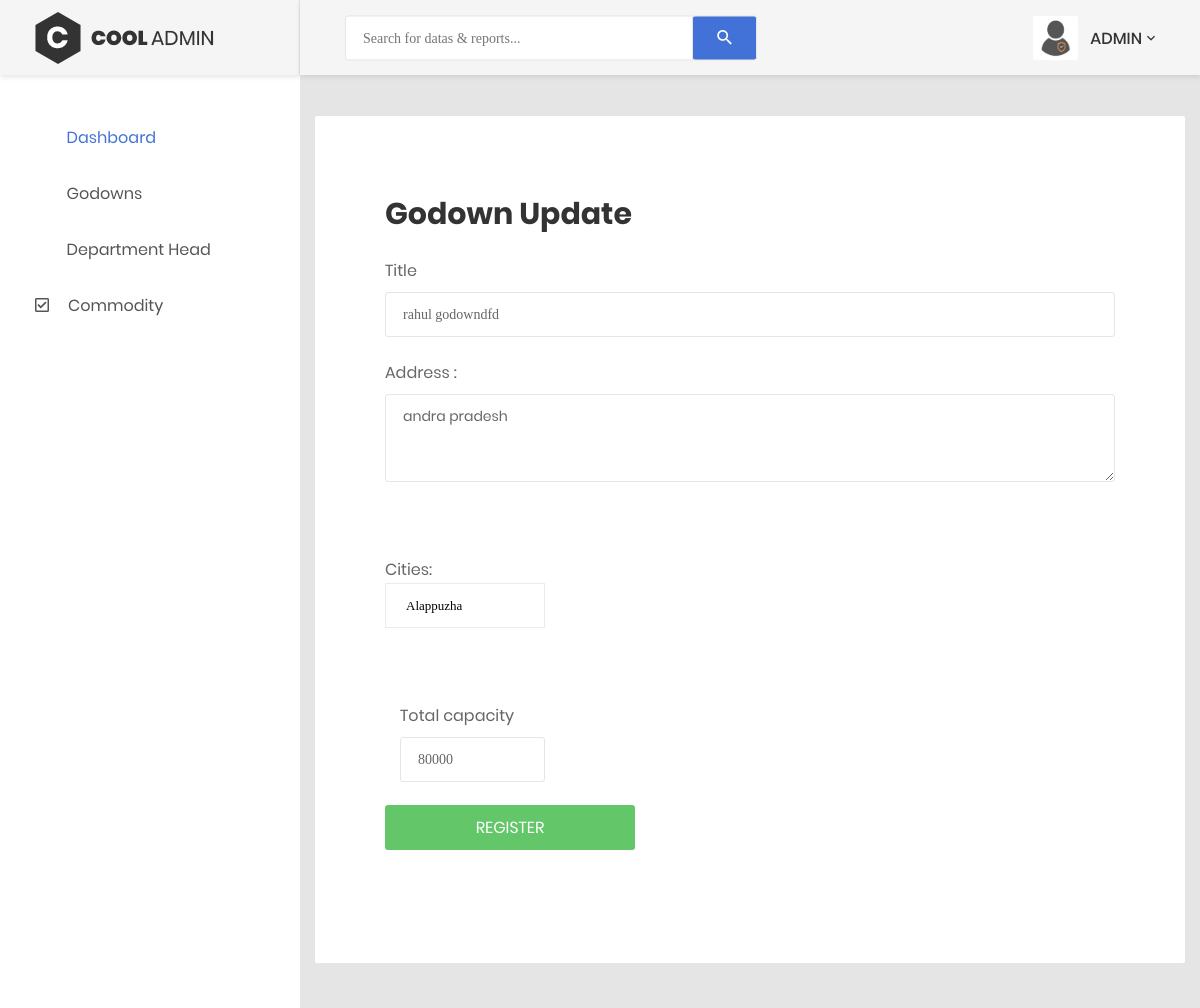
The app's page /admin/editgodown?id=567 (signed in) with its own data.
### tables this page shows
CREATE TABLE `godown` (
  `regid` int(11) NOT NULL,
  `title` varchar(60) NOT NULL,
  `address` varchar(80) NOT NULL,
  `city` varchar(50) NOT NULL,
  `state` varchar(70) NOT NULL,
  `capacity` int(11) NOT NULL
);

### admin/editgodown.php (the view, shortened to what this page needs)
<html lang="en"><head>
    <link href="../../css/font-face.css" rel="stylesheet" media="all">
    <link href="../../vendor/font-awesome-4.7/css/font-awesome.min.css" rel="stylesheet" media="all">
    <link href="../../vendor/font-awesome-5/css/fontawesome-all.min.css" rel="stylesheet" media="all">
    <link href="../../vendor/mdi-font/css/material-design-iconic-font.min.css" rel="stylesheet" media="all">
    <link href="../../vendor/bootstrap-4.1/bootstrap.min.css" rel="stylesheet" media="all">
    <link href="../../vendor/animsition/animsition.min.css" rel="stylesheet" media="all">
    <link href="../../vendor/bootstrap-progressbar/bootstrap-progressbar-3.3.4.min.css" rel="stylesheet" media="all">
    <link href="../../vendor/wow/animate.css" rel="stylesheet" media="all">
    <link href="../../vendor/css-hamburgers/hamburgers.min.css" rel="stylesheet" media="all">
    <link href="../../vendor/slick/slick.css" rel="stylesheet" media="all">
    <link href="../../vendor/select2/select2.min.css" rel="stylesheet" media="all">
    <link href="../../vendor/perfect-scrollbar/perfect-scrollbar.css" rel="stylesheet" media="all">
    <link href="../../css/theme.css" rel="stylesheet" media="all">
</head>
   <?php include 'layout/header.php';
   include 'session.php';
    ?>
</head>
<body class="animsition" style="animation-duration: 900ms; opacity: 1;">
    <div class="page-wrapper">
        <aside class="menu-sidebar d-none d-lg-block">
            <div class="logo">
                <a href="#">
                    <img src="../images/icon/logo.png" alt="Cool Admin">
                </a>
            </div>
            <div class="menu-sidebar__content js-scrollbar1 ps">
                <nav class="navbar-sidebar">
                    <ul class="list-unstyled navbar__list">
                        <li class="active has-sub">
                            <a class="js-arrow" href="../admin/dashboard">
                                <i class="fas fa-tachometer-alt"></i>Dashboard</a>
                        </li>
                        <li>
                            <a href="../admin/godown">
                                <i class="fas fa-chart-bar"></i>Godowns</a>
                        </li>
                        <li>
                            <a href="../admin/department">
                                <i class="fas fa-table"></i>Department Head</a>
                        </li>
                        <li>
                            <a href="../admin/commodity">
                                <i class="far fa-check-square"></i>Commodity</a>
                        </li>
                    </ul>
                </nav>
            </div>
        </aside>
        <div class="page-container">
            <header class="header-desktop">
                <div class="section__content section__content--p30">
                    <div class="container-fluid">
                        <div class="header-wrap">
                            <form class="form-header" action="" method="POST">
                                <input class="au-input au-input--xl" type="text" name="search" placeholder="Search for datas &amp; reports...">
                                <button class="au-btn--submit" type="submit">
                                    <i class="zmdi zmdi-search"></i>
                                </button>
                            </form>
                            <div class="header-button">
                                <div class="noti-wrap">
                                </div>
                                <div class="account-wrap">
                                    <div class="account-item clearfix js-item-menu">
                                        <div class="image">
                                            <img src="../images/icon/adm.png" alt="centralgov">
                                        </div>
                                        <div class="content">
                                            <a class="js-acc-btn" href="#">ADMIN</a>
                                        </div>
                                    </div>
                                </div>
                            </div>
                        </div>
                    </div>
                </div>
            </header>
            <div class="main-content">
                <div class="page-wrapper">
                    <div class="page-content--bge5">
                        <div class="container">
                            <div class="login-wrap">
                                <div class="login-content">
                                    <?php
                                    $mys="SELECT * FROM godown where regid=".$_GET['id'];
                                    $ex=mysqli_query($db,$mys);
                                    $sel= mysqli_fetch_array($ex);
                                    ?>
                                    <div class="login-form">
                                        <form action="" method="post" class="register-form" id="register-form">
                                                        <h2>Godown Update</h2><br>
                                            <div class="form-group">
                                                <label>Title</label>
                                                <input class="au-input au-input--full" type="text" name="title" placeholder="title" value="<?php echo $sel['title']; ?>">
                                            </div>
                                                <div class="form-group">
                                                    <label for="address">Address :</label>
                                                    <textarea id="address" class="au-input au-input--full" rows="2" cols="25" placeholder="address" name="address"><?php echo $sel['address']; ?></textarea>
                                                </div>
                                                <div class="form-row">
                                                    <div class="form-group">
                                                        <div class="form-select">
                                                        <div class="form-row">
                                                    <div class="form-group">
                                                        <div class="form-select">
                Cities: <select ng-model="cities" name="city" ng-change="GetDown()">
                  <?php
                  $sql="SELECT * from statelist where state='Kerala'";
                  $exec=mysqli_query($db,$sql);
                  while($row=mysqli_fetch_array($exec)){
                      echo "<option value=".$row['city_name'].">".$row['city_name']."</option>";
                  }
                  ?>
                  </select><br><br>
                                                        </div>
                                                    </div>
                                                </div>
                                                <div class="form-group">
                                                    <label>Total capacity</label>
                                                    <input class="au-input au-input--full" type="text" name="capacity" placeholder="capacity" value="<?php echo $sel['capacity']; ?>">
                                                </div>
                                            <button class="au-btn au-btn--block au-btn--green m-b-20" type="submit" style="width: 250px;">register</button>
                                        </form>
                                    </div>
                                </div>
                            </div>
                        </div>
            </div>
        </div>
    </div>
</body>
</html>

### records on screen
godown: title "rahul godowndfd", address "andra pradesh", capacity "80000"

### other values on screen
form field city "Alappuzha"
